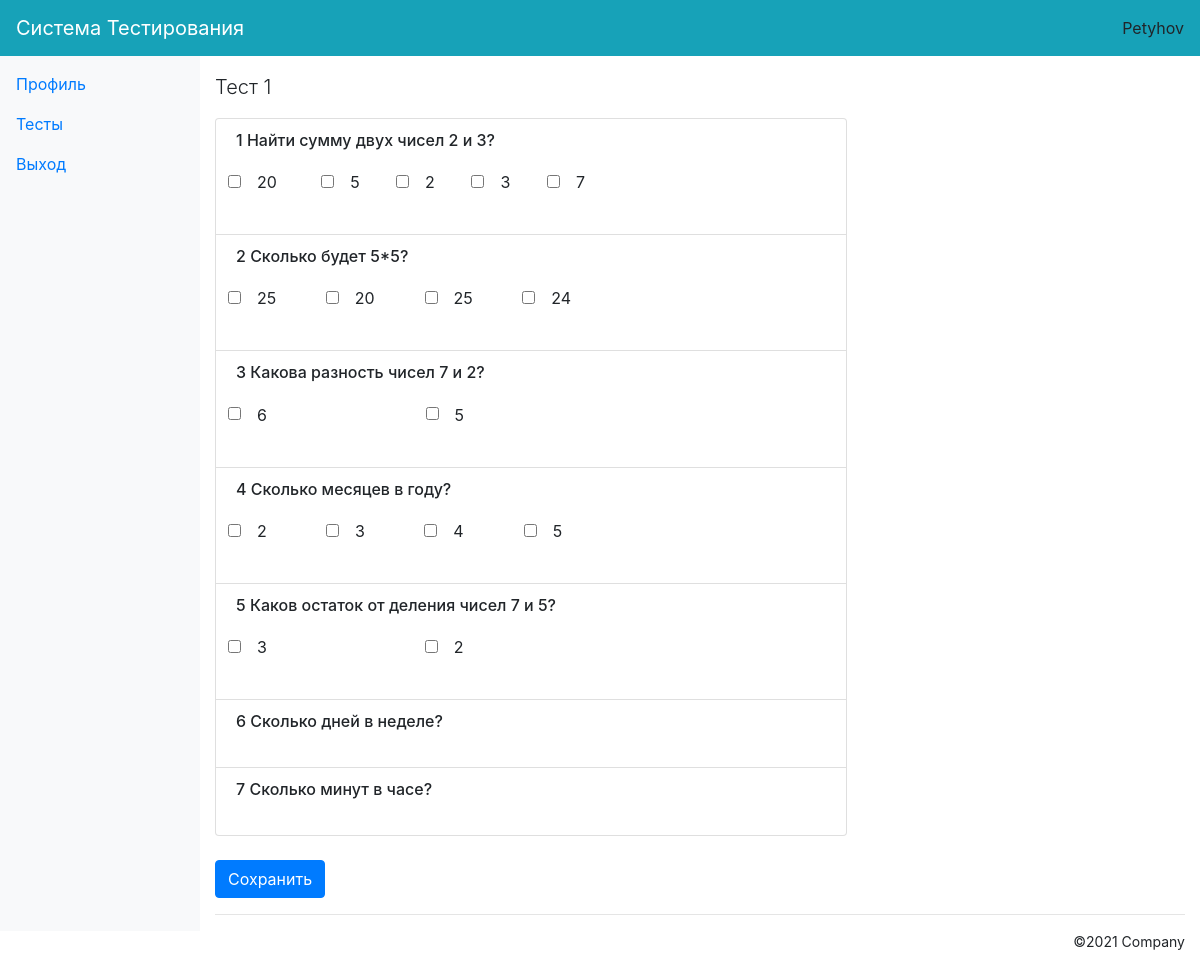
The page /test_student/1/ (signed in) on the database its author committed.
### core/models.py (models this page shows, shortened)
class TestStudent(models.Model): #Тест
    name = models.CharField(max_length=100, verbose_name='Название теста')
    discipline = models.CharField(max_length=100, verbose_name='Дисциплина')

class Question(models.Model): #Вопрос
    name = models.TextField(verbose_name='Вопрос')
    test = models.ForeignKey(TestStudent, related_name='questions', on_delete=models.CASCADE)

class Answer(models.Model): #Варянты ответа
    name = models.CharField(verbose_name='Название', max_length=100)
    question = models.ForeignKey(Question, related_name='answers', on_delete=models.CASCADE)
    is_correct = models.BooleanField()
    def __str__(self):
        return str(self.name)

### core/views.py (the view, shortened to what this page needs)
# urls.py: path('test_student', views.tests, name='tests'),
def test_student(request, id):
    test = TestStudent.objects.get(id=id)
    user, _ = Student.objects.get_or_create(user_id=request.user.id, defaults={'user_id': id})
    result = None
    results = {}
    context = {
        'test': test,
        'result': result,
    }
    return render(request, 'test_student.html', context)

### core/templates/test_student.html (shortened to what this page needs)
{% extends 'base_.html' %}
    {% block content %}
        <p class="lead mt-2">{{ test.name }}</p>
        <form method="post">{% csrf_token %}
                <ul class="list-group col-lg-8">
                    {% for question in test.questions.all %}
                        <li class="list-group-item">
                        <h6>{{ forloop.counter }} {{ question.name }}</h6>
                        <table class="table table-borderless col-lg-8">
                            <tbody>
                            <tr>
                            {% for answer in question.answers.all %}
                                <td>
                                    <input type="checkbox" class="form-check-input" name="{{ answer.id }}">&nbsp
                                    {{ answer }}
                                </td>
                             {% endfor %}
                            </tr>
                            </tbody>
                        </table>
                        </li>
                    {% endfor %}
                </ul>
            <button type="submit" class="btn btn-primary">Сохранить</button>
        </form>
    {% endblock content %}

### core/templates/base_.html (shortened to what this page needs)
<!DOCTYPE html>
<html>
  <head>
    {% load static %}
    {% load bootstrap4 %}
    {% bootstrap_css %}
  </head>
  <body >
    {% block top_menu %}
        {% include 'top_menu.html' %}
    {% endblock top_menu %}
    <div class="container-fluid" id="main">
        <div class="row row-offcanvas row-offcanvas-left">
            {% block left_menu %}
                {% include 'left_menu.html' %}
            {% endblock left_menu %}
            <div class="col main pt-5 mt-3">
                {% block content %}
                {% endblock content %}
                <hr>
        </div>
    </div>
</div>
<footer class="container-fluid">
    <p class="text-right small">©2021 Company</p>
</footer>
  </body>
</html>

### core/templates/top_menu.html (shortened to what this page needs)
    <nav class="navbar fixed-top navbar-expand-md navbar-dark bg-info mb-3">
    <div class="flex-row d-flex">
        <a class="navbar-brand" href="#" title="Free Bootstrap 4 Admin Template">Система Тестирования</a>
    </div>
    <div class="navbar-collapse collapse" id="collapsingNavbar">
        <ul class="navbar-nav ml-auto">
            <li class="nav-item">
                {{ request.user.username }}
            </li>
        </ul>
    </div>
</nav>

### core/templates/left_menu.html
        <div class="col-md-3 col-lg-2 sidebar-offcanvas bg-light pl-0" id="sidebar" role="navigation">
            <ul class="nav flex-column sticky-top pl-0 pt-5 mt-3">
                <li class="nav-item"><a class="nav-link" href="{% url 'index' %}">Профиль</a></li>
                <li class="nav-item"><a class="nav-link" href="{% url 'tests' %}">Тесты</a></li>
                <li class="nav-item"><a class="nav-link" href="{% url 'logout' %}">Выход</a></li>
            </ul>
        </div>

### rows shown on the page
TestStudent: name "Тест 1"
Question: name "Найти сумму двух чисел 2 и 3?"
Answer: name "20"
Answer: name "5"
Answer: name "2"
Answer: name "3"
Answer: name "7"
Question: name "Сколько будет 5*5?"
Answer: name "25"
Answer: name "20"
Answer: name "25"
Answer: name "24"
Question: name "Какова разность чисел 7 и 2?"
Answer: name "6"
Answer: name "5"
Question: name "Сколько месяцев в году?"
Answer: name "2"
Answer: name "3"
Answer: name "4"
Answer: name "5"
Question: name "Каков остаток от деления чисел 7 и 5?"
Answer: name "3"
Answer: name "2"
Question: name "Сколько дней в неделе?"
Question: name "Сколько минут в часе?"

### other values the page prints
{{ request.user.username }} "Petyhov"
